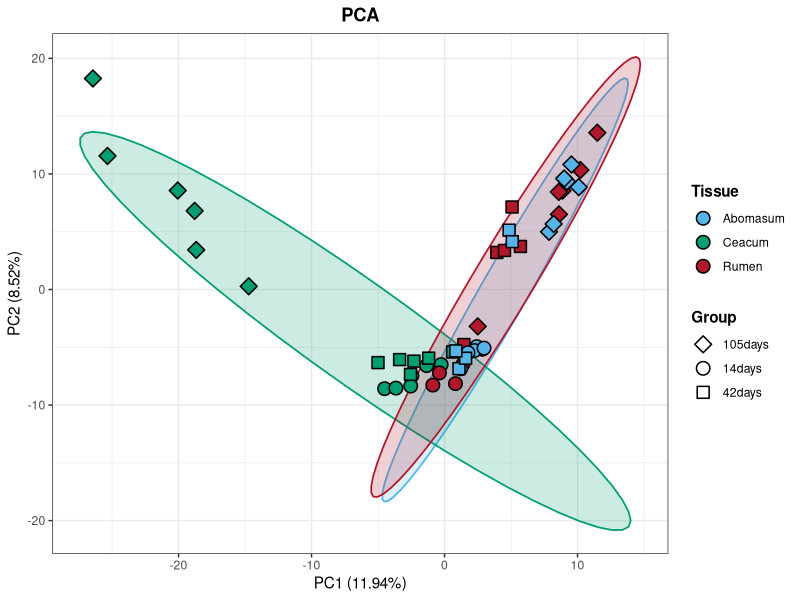

Recreate this plot in R.
library(ggplot2)
library(ggrepel)
library(vegan)

treat_colors <- c(
  Abomasum = "#56B4E9",
  Ceacum   = "#009E73",
  Colon    = "#E69F00",
  Rumen    = "#B2182B"
)
mypch <- c(21:25, 0:14)

da <- read.table("rpkm.xls", sep = "\t", header = TRUE, check.names = FALSE, quote = "")
rownames(da) <- da[,1]
da <- da[,-1]
da <- t(da)
map <- read.table("pca.group.xls", header = TRUE, sep = "\t", check.names = FALSE, quote = "")
rownames(map) <- map[,1]
map$tissu <- factor(map$tissu, levels = c("Abomasum", "Ceacum", "Colon", "Rumen"))
map$group <- factor(map$group)
da <- da[rownames(map), ]
da <- da[, apply(da, 2, function(x) any(x > 0))]
pca <- prcomp(da, scale. = TRUE)
pc_var <- summary(pca)$importance[2, ] * 100
pc_df <- as.data.frame(pca$x[, 1:2])
pc_df$Sample <- rownames(pc_df)
pc_df$Treat  <- map[rownames(pc_df), "tissu"]  
pc_df$Group  <- map[rownames(pc_df), "group"]  
group_levels <- unique(pc_df$Group)
group_shapes <- setNames(mypch[1:length(group_levels)], group_levels)
p1=ggplot(pc_df, aes(x = PC1, y = PC2, fill = Treat, shape = Group)) +
  stat_ellipse(
    geom = "polygon",
    aes(group = Treat, fill = Treat, color = Treat),
    alpha = 0.2,
    linewidth = 0.6,
    show.legend = FALSE
  ) +
  geom_point(size = 4, stroke = 0.8, color = "black") +
  scale_fill_manual(values = treat_colors) +
  scale_color_manual(values = treat_colors) +
  scale_shape_manual(values = group_shapes) +
  theme_bw() +
  labs(
    title = "PCA",
    x = paste0("PC1 (", round(pc_var[1], 2), "%)"),
    y = paste0("PC2 (", round(pc_var[2], 2), "%)")
  ) +
  theme(
    plot.title = element_text(hjust = 0.5, face = "bold"),
    legend.title = element_text(face = "bold"),
    legend.box = "vertical",
    legend.position = "right"
  ) +
  guides(
    fill = guide_legend(title = "Tissue", override.aes = list(shape = 21, color = "black")),
    shape = guide_legend(title = "Group")
  )
  ggsave(p1,filename="pca.pdf")
